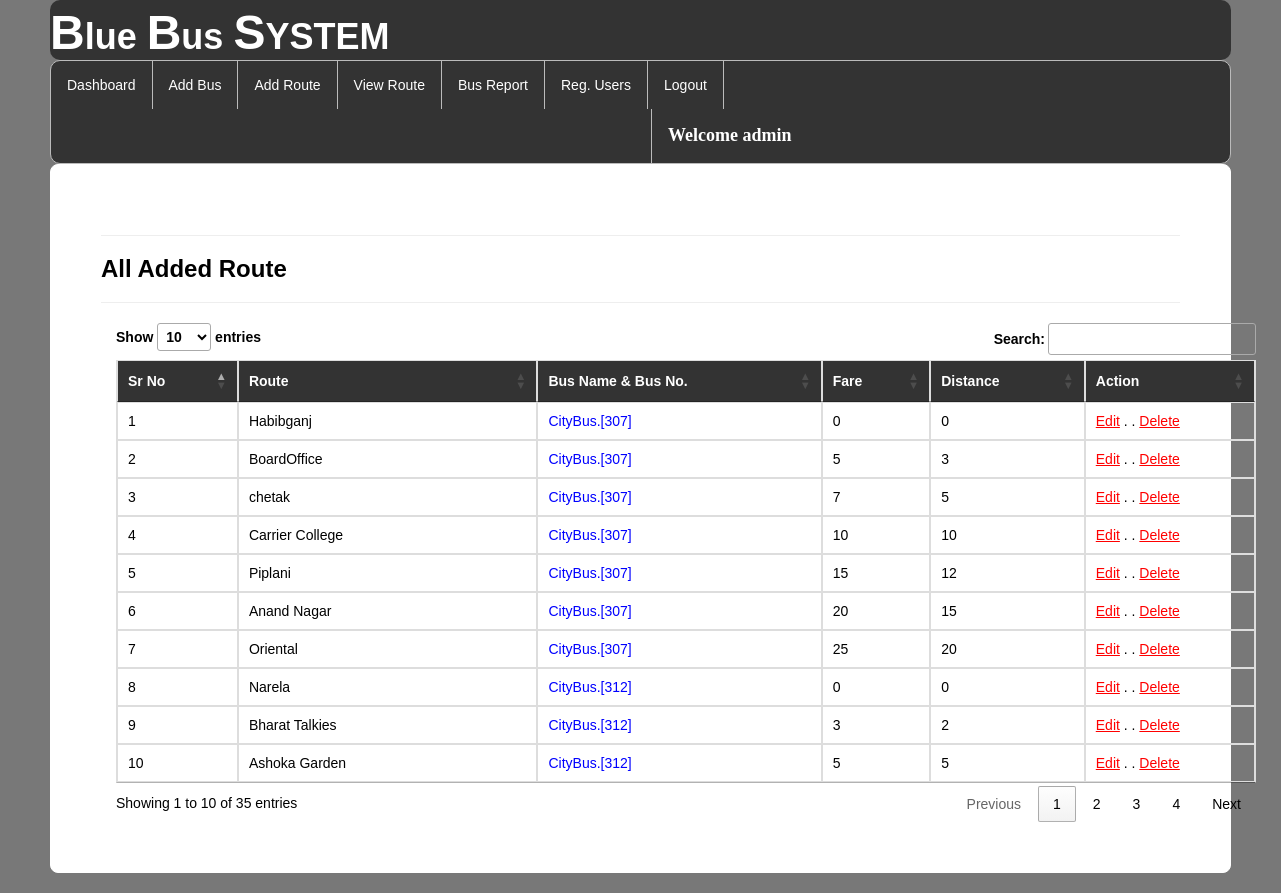
Screenshot of /availableroute/ (signed in) with the database file from the repository.
### bus/models.py (models this page shows, shortened)
class Add_route(models.Model):
    bus = models.ForeignKey(Add_Bus,on_delete=models.CASCADE,null=True)
    route = models.CharField(max_length=100,null=True)
    distance=models.IntegerField(null=True)
    fare=models.IntegerField(null=True)

class Add_Bus(models.Model):
    busname = models.CharField(max_length=30,null=True)
    bus_no = models.IntegerField(null=True)
    from_city = models.CharField(max_length=30,null=True)
    to_city = models.CharField(max_length=30,null=True)
    departuretime=models.CharField(max_length=30,null=True)
    arrivaltime=models.CharField(max_length=30,null=True)
    trevaltime=models.CharField(max_length=100,null=True)
    distance=models.IntegerField(null=True)
    img=models.FileField(null=True)

### bus/views.py (the view)
# urls.py: path('availableroute/', displayroute, name="availableroute"),
def displayroute(request):
    if not request.user.is_authenticated:
        return redirect('login')
    data = Add_route.objects.all()
    data2 = Add_Bus.objects.all()
    d = {'data':data,'data2':data2}
    return render(request,"availableroute.html",d)

### bus/templates/availableroute.html (shortened to what this page needs)
{% extends 'navigation3.html' %}
{% load static %}
{% block b %}
<div style="color:Black;border:1px solid white;border-radius:8px;background-color:white;padding:50px">
<hr><h3><strong>All Added Route</strong></h3><hr>
        <div class="container">
<table class="table table-bordered" id="myTable">
  <thead style="color:white;background-color:#333">
  <tr>
    <th>Sr No</th>
    <th>Route</th>
      <th>Bus Name & Bus No.</th>
    <th>Fare</th>
    <th>Distance</th>
    <th>Action</th>
  </tr>
  </thead>
   <tbody>
{% for i in data %}
  <tr>
    <td>{{forloop.counter}}</td>
    <td>{{i.route}}</td>
      <td style="color:blue">{{i.bus.busname}}.[{{i.bus.bus_no}}]</td>
    <td>{{i.fare}}</td>
    <td>{{i.distance}}</td>
    <td style="100px"><a href="{% url 'editroute' i.id %}" style="color:red"><u>Edit</u></a> . .
        <a href="{% url 'delete_route' i.id %}" style="color:red"><u>Delete</u></a></td>
  </tr>{% endfor %}
    </tbody>
</table>
 </div>
</div>
{% endblock %}

### bus/templates/navigation3.html (shortened to what this page needs)
{% extends 'head.html' %}
{% load static %}
{% block body %}
<link rel = stylesheet href = "//cdn.datatables.net/1.10.19/css/jquery.dataTables.min.css">
<ul class="id2">
  <li id="id1"><a href="{% url 'admindashboard' %}">Dashboard</a></li>
  <li id="id1"><a href="{% url 'add_bus' %}">Add Bus</a></li>
  <li id="id1"><a href="{% url 'add_route' %}">Add Route</a></li>
  <li id="id1"><a href="{% url 'availableroute' %}">View Route</a></li>
  <li id="id1"><a href="{% url 'view_bus'%}">Bus Report</a></li>
<li id="id1"><a href="{% url 'view_regusers' %}">Reg. Users</a></li>
  <li id="id1"><a href="{% url 'log_out' %}">Logout</a></li>
      <li id="id2" style="margin-left:600px"><a href="" style="color:white"><strong style="font-size:18px;font-family:cursive">Welcome {{request.user.username}}</strong></a></li>
</ul>
{% block b %}
{% endblock %}
{% endblock %}

### bus/templates/navigation3.html (style rules this page uses)
.id2 { list-style-type: none; margin: 0; padding: 0; overflow: hidden; background-color: #333; border-radius:10px; border:1px solid #bbb; }
#id1 { float: left; border-right:1px solid #bbb; }
#id2 { float: left; border-left:1px solid #bbb; }
li:last-child { border-right: none; }
li a { display: block; color: white; text-align: center; padding: 14px 16px; text-decoration: none; }
body { font-family: Arial, Helvetica, sans-serif; }

### rows the page displays
Add_route: route "Habibganj", bus.busname "CityBus", bus.bus_no "307", fare "0", distance "0"
Add_route: route "BoardOffice", bus.busname "CityBus", bus.bus_no "307", fare "5", distance "3"
Add_route: route "chetak", bus.busname "CityBus", bus.bus_no "307", fare "7", distance "5"
Add_route: route "Carrier College", bus.busname "CityBus", bus.bus_no "307", fare "10", distance "10"
Add_route: route "Piplani", bus.busname "CityBus", bus.bus_no "307", fare "15", distance "12"
Add_route: route "Anand Nagar", bus.busname "CityBus", bus.bus_no "307", fare "20", distance "15"
Add_route: route "Oriental", bus.busname "CityBus", bus.bus_no "307", fare "25", distance "20"
Add_route: route "Narela", bus.busname "CityBus", bus.bus_no "312", fare "0", distance "0"
Add_route: route "Bharat Talkies", bus.busname "CityBus", bus.bus_no "312", fare "3", distance "2"
Add_route: route "Ashoka Garden", bus.busname "CityBus", bus.bus_no "312", fare "5", distance "5"

### other values shown
{{ request.user.username }} "admin"
